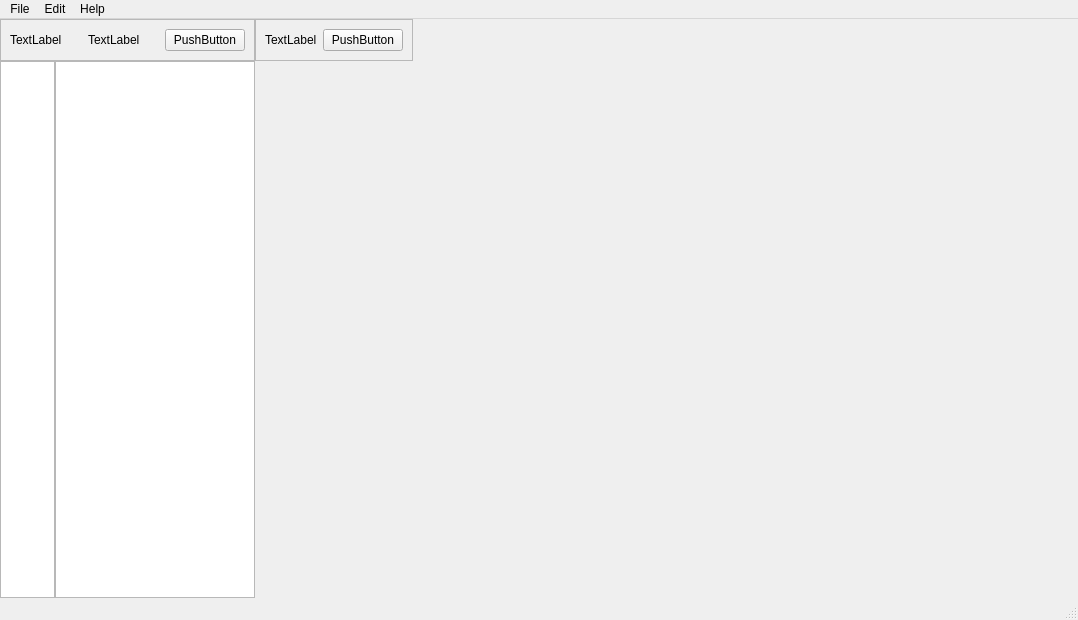
<?xml version="1.0" encoding="UTF-8"?>
<ui version="4.0">
 <class>MainWindow</class>
 <widget class="QMainWindow" name="MainWindow">
  <property name="geometry">
   <rect>
    <x>0</x>
    <y>0</y>
    <width>1078</width>
    <height>620</height>
   </rect>
  </property>
  <property name="windowTitle">
   <string>MainWindow</string>
  </property>
  <widget class="QWidget" name="main_gridLayout">
   <layout class="QGridLayout" name="gridLayout">
    <property name="leftMargin">
     <number>0</number>
    </property>
    <property name="topMargin">
     <number>0</number>
    </property>
    <property name="rightMargin">
     <number>0</number>
    </property>
    <property name="bottomMargin">
     <number>0</number>
    </property>
    <property name="spacing">
     <number>0</number>
    </property>
    <item row="0" column="2">
     <widget class="QFrame" name="param_frame">
      <property name="frameShape">
       <enum>QFrame::StyledPanel</enum>
      </property>
      <property name="frameShadow">
       <enum>QFrame::Raised</enum>
      </property>
      <layout class="QHBoxLayout" name="horizontalLayout_2">
       <item>
        <widget class="QLabel" name="param_label">
         <property name="text">
          <string>TextLabel</string>
         </property>
        </widget>
       </item>
       <item>
        <widget class="QPushButton" name="param_toggle">
         <property name="text">
          <string>PushButton</string>
         </property>
        </widget>
       </item>
      </layout>
     </widget>
    </item>
    <item row="0" column="0" colspan="2">
     <widget class="QFrame" name="sidebar_frame">
      <property name="frameShape">
       <enum>QFrame::StyledPanel</enum>
      </property>
      <property name="frameShadow">
       <enum>QFrame::Raised</enum>
      </property>
      <layout class="QHBoxLayout" name="horizontalLayout">
       <item>
        <widget class="QLabel" name="sidebar_icon">
         <property name="text">
          <string>TextLabel</string>
         </property>
        </widget>
       </item>
       <item>
        <widget class="QLabel" name="sidebar_label">
         <property name="text">
          <string>TextLabel</string>
         </property>
        </widget>
       </item>
       <item>
        <widget class="QPushButton" name="sidebar_toggle">
         <property name="text">
          <string>PushButton</string>
         </property>
        </widget>
       </item>
      </layout>
     </widget>
    </item>
    <item row="0" column="3" rowspan="2">
     <widget class="QStackedWidget" name="content_container">
      <widget class="QWidget" name="page"/>
      <widget class="QWidget" name="page_2"/>
     </widget>
    </item>
    <item row="1" column="1">
     <widget class="QListView" name="sidebar_inconList_expanded">
      <property name="maximumSize">
       <size>
        <width>200</width>
        <height>16777215</height>
       </size>
      </property>
     </widget>
    </item>
    <item row="1" column="0">
     <widget class="QListView" name="sidebar_iconList">
      <property name="maximumSize">
       <size>
        <width>55</width>
        <height>16777215</height>
       </size>
      </property>
     </widget>
    </item>
    <item row="1" column="2">
     <layout class="QVBoxLayout" name="param_gridLayout">
      <property name="spacing">
       <number>3</number>
      </property>
     </layout>
    </item>
   </layout>
  </widget>
  <widget class="QMenuBar" name="menubar">
   <property name="geometry">
    <rect>
     <x>0</x>
     <y>0</y>
     <width>1078</width>
     <height>22</height>
    </rect>
   </property>
   <widget class="QMenu" name="menuFile">
    <property name="title">
     <string>File</string>
    </property>
    <addaction name="actionImport"/>
    <addaction name="actionExport"/>
    <addaction name="actionQuit"/>
   </widget>
   <widget class="QMenu" name="menuEdit">
    <property name="title">
     <string>Edit</string>
    </property>
    <addaction name="actionConfiguration"/>
   </widget>
   <widget class="QMenu" name="menuHelp">
    <property name="title">
     <string>Help</string>
    </property>
    <addaction name="actionAbout"/>
   </widget>
   <addaction name="menuFile"/>
   <addaction name="menuEdit"/>
   <addaction name="menuHelp"/>
  </widget>
  <widget class="QStatusBar" name="statusbar"/>
  <action name="actionAbout">
   <property name="text">
    <string>About</string>
   </property>
  </action>
  <action name="actionConfiguration">
   <property name="text">
    <string>Configuration</string>
   </property>
  </action>
  <action name="actionImport">
   <property name="text">
    <string>Import...</string>
   </property>
  </action>
  <action name="actionParameters">
   <property name="text">
    <string>Parameters</string>
   </property>
  </action>
  <action name="actionSolution">
   <property name="text">
    <string>Solution</string>
   </property>
  </action>
  <action name="actionFigures">
   <property name="text">
    <string>Figures</string>
   </property>
  </action>
  <action name="actionSave_Settings">
   <property name="text">
    <string>Save Settings</string>
   </property>
  </action>
  <action name="actionLoad_Settings">
   <property name="text">
    <string>Load Settings</string>
   </property>
  </action>
  <action name="actionExport">
   <property name="text">
    <string>Export...</string>
   </property>
  </action>
  <action name="actionQuit">
   <property name="text">
    <string>Quit</string>
   </property>
  </action>
 </widget>
 <resources/>
 <connections/>
</ui>
